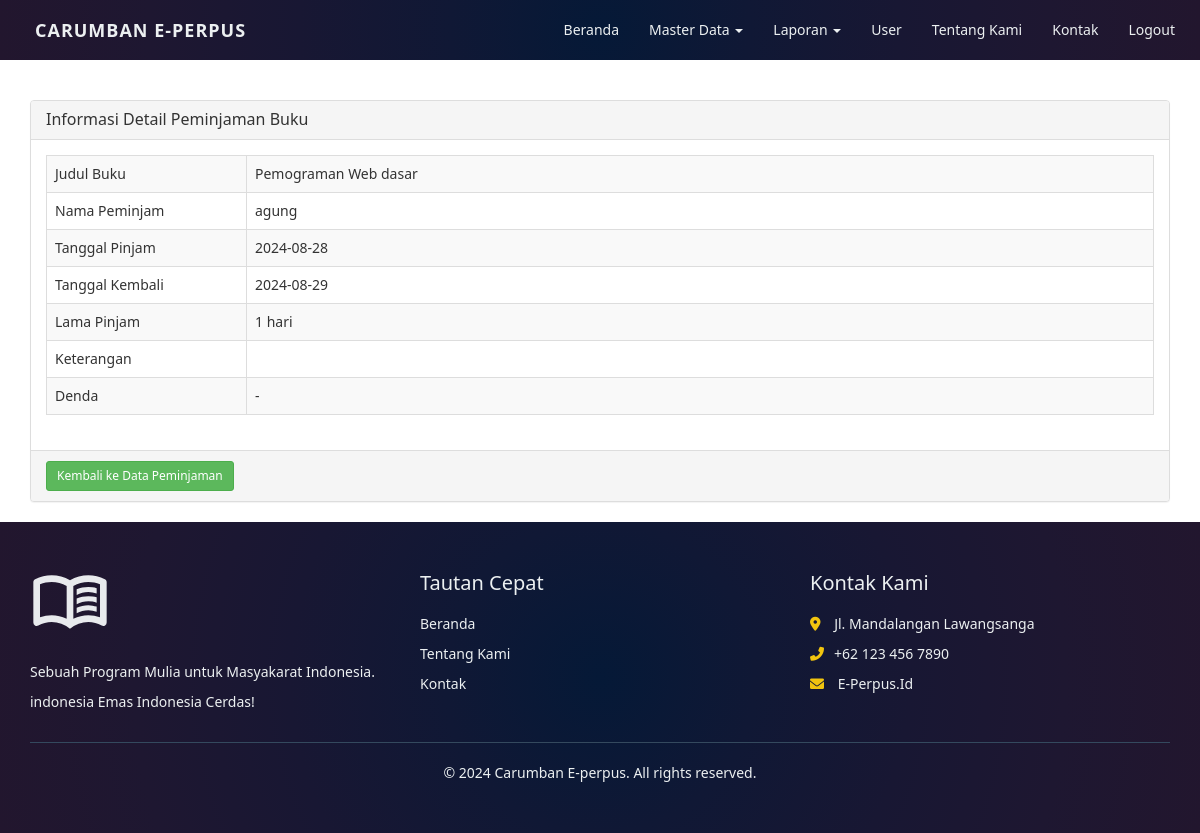
The app's page /index.php?page=peminjaman&actions=detail&id=7 (signed in) with its own data.
### tables this page shows
CREATE TABLE `peminjaman` (
  `judul_buku` varchar(50) NOT NULL,
  `peminjam` varchar(50) NOT NULL,
  `tgl_pinjam` varchar(25) NOT NULL,
  `tgl_kembali` varchar(25) NOT NULL,
  `lama_pinjam` int(11) NOT NULL,
  `keterangan` varchar(100) NOT NULL,
  `id` int(11) NOT NULL
);

### views/peminjaman_detail.php (the view, shortened to what this page needs)
<div class="container">
    <div class="row">
        <div class="col-xs-12">
            <div class="panel panel-default">
                <div class="panel-heading">
                    <h3 class="panel-title">Informasi Detail Peminjaman Buku</h3>
                </div>
                <div class="panel-body">
                    <?php
                    $sql = "SELECT * FROM peminjaman WHERE id='" . $_GET['id'] . "'";
                    $query = mysqli_query($koneksi, $sql) or die("SQL Detail error");
                    while ($data = mysqli_fetch_array($query)) {
                        $denda = 0;
                        if (!empty($data['tgl_kembali'])) {
                            $tglPinjam = strtotime($data['tgl_pinjam']);
                            $tglKembali = strtotime($data['tgl_kembali']);
                            $lamaPinjam = ($tglKembali - $tglPinjam) / (60 * 60 * 24);
                        } else {
                            $lamaPinjam = '-';
                        }
                    ?>
                        <table class="table table-bordered table-striped table-hover">
                            <tr>
                                <td width="200">Judul Buku</td>
                                <td><?= $data['judul_buku'] ?></td>
                            </tr>
                            <tr>
                                <td>Nama Peminjam</td>
                                <td><?= $data['peminjam'] ?></td>
                            </tr>
                            <tr>
                                <td>Tanggal Pinjam</td>
                                <td><?= $data['tgl_pinjam'] ?></td>
                            </tr>
                            <tr>
                                <td>Tanggal Kembali</td>
                                <td><?= $data['tgl_kembali'] ?></td>
                            </tr>
                            <tr>
                                <td>Lama Pinjam</td>
                                <td><?= $lamaPinjam ?> hari</td>
                            </tr>
                            <tr>
                                <td>Keterangan</td>
                                <td><?= $data['keterangan'] ?></td>
                            </tr>
                            <tr>
                                <td>Denda</td>
                                <td><?= $denda > 0 ? "Rp " . number_format($denda, 0, ',', '.') : "-" ?></td>
                            </tr>
                        <?php } ?>
                        </table>
                </div>
                <div class="panel-footer">
                    <a href="?page=peminjaman&actions=tampil" class="btn btn-success btn-sm">
                        Kembali ke Data Peminjaman
                    </a>
                </div>
            </div>
        </div>
    </div>
</div>

### style/index.css (style rules this page uses)
* { font-family: 'Segoe UI', Tahoma, Geneva, Verdana, sans-serif; }
body { margin-top: 70px; }

### records on screen
peminjaman: judul_buku "Pemograman Web dasar", peminjam "agung", tgl_pinjam "2024-08-28", tgl_kembali "2024-08-29", lamaPinjam "1"
